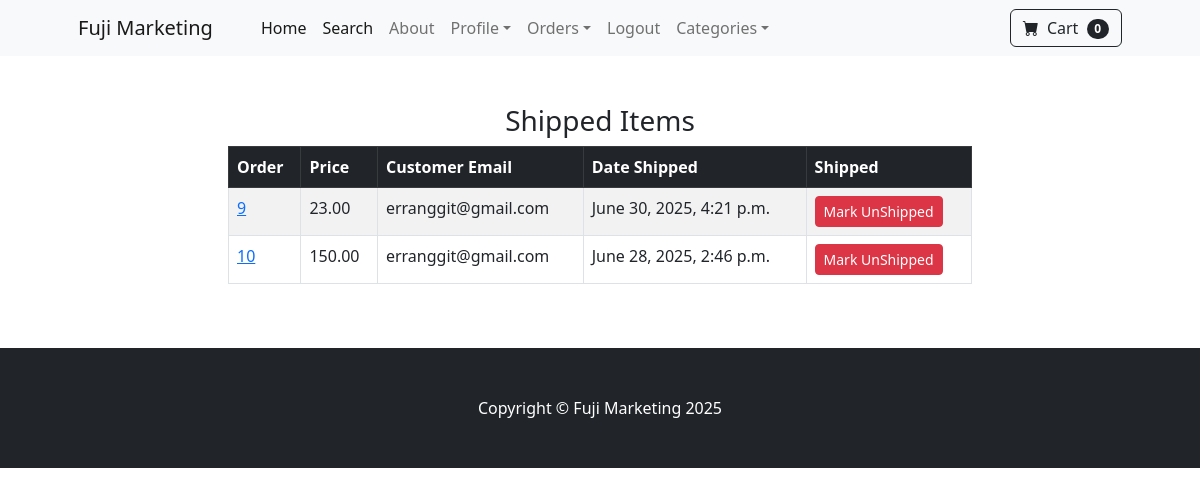
The page /payment/shipped_dash (signed in) on the database its author committed.
### payment/models.py (models this page shows, shortened)
class Order(models.Model):
    user = models.ForeignKey(
        User, on_delete=models.CASCADE, null=True, blank=True)
    full_name = models.CharField(max_length=250)
    email = models.EmailField(max_length=250)
    shipping_address = models.TextField(max_length=15000)
    amount_paid = models.DecimalField(max_digits=10, decimal_places=2)
    date_ordered = models.DateTimeField(auto_now_add=True)
    shipped = models.BooleanField(default=False)
    date_shipped = models.DateTimeField(blank=True, null=True)

### payment/views.py (the view, shortened to what this page needs)
# urls.py: path('shipped_dash', views.shipped_dash, name='shipped_dash'),
def shipped_dash(request):
    if request.user.is_authenticated and request.user.is_superuser:
        orders = Order.objects.filter(shipped=True)
        return render(request, "payment/shipped_dash.html", {"orders": orders})
    else:
        messages.success(request, "Access denied")
        return redirect('home')

### cart/cart.py (called while the page is built)
    def __len__(self):
        return len(self.cart)

### cart/context_processors.py (called while the page is built)
def cart(request):
    return {'cart': Cart(request)}

### payment/templates/payment/shipped_dash.html (shortened to what this page needs)
{% extends 'base.html' %}
{% block content %}
<div class="container">
    <div class="row">
        <center>
            <div class="col-8">
                <h3>Shipped Items</h3>
                <table class="table table-striped table-hover table-bordered">
                    <thead class="table-dark">
                        <tr>
                            <th scope="col">Order</th>
                            <th scope="col">Price</th>
                            <th scope="col">Customer Email</th>
                            <th scope="col">Date Shipped</th>
                            <th scope="col">Shipped</th>
                        </tr>
                    </thead>
                    <tbody>
                        {% for item in orders %}
                        <tr>
                            <td><a href="{% url 'orders' item.id %}">{{ item.id }}</a></td>
                            <td>{{ item.amount_paid }}</td>
                            <td>{{ item.email }}</td>
                            <td>{{ item.date_shipped }}</td>
                            <td>
                                <form method="POST">
                                    <button type="Submit" class="btn btn-danger btn-sm">Mark UnShipped</button>
                                </form>
                            </td>
                        </tr>
                        {% endfor %}
                    </tbody>
                </table>
            </div>
        </center>
    </div>
</div>
{% endblock %}

### rows shown on the page
Order: id "9", amount_paid "23.00", email "erranggit@gmail.com", date_shipped "June 30, 2025, 4:21 p.m."
Order: id "10", amount_paid "150.00", email "erranggit@gmail.com", date_shipped "June 28, 2025, 2:46 p.m."

### other values the page prints
{{ cart|length }} "0"
